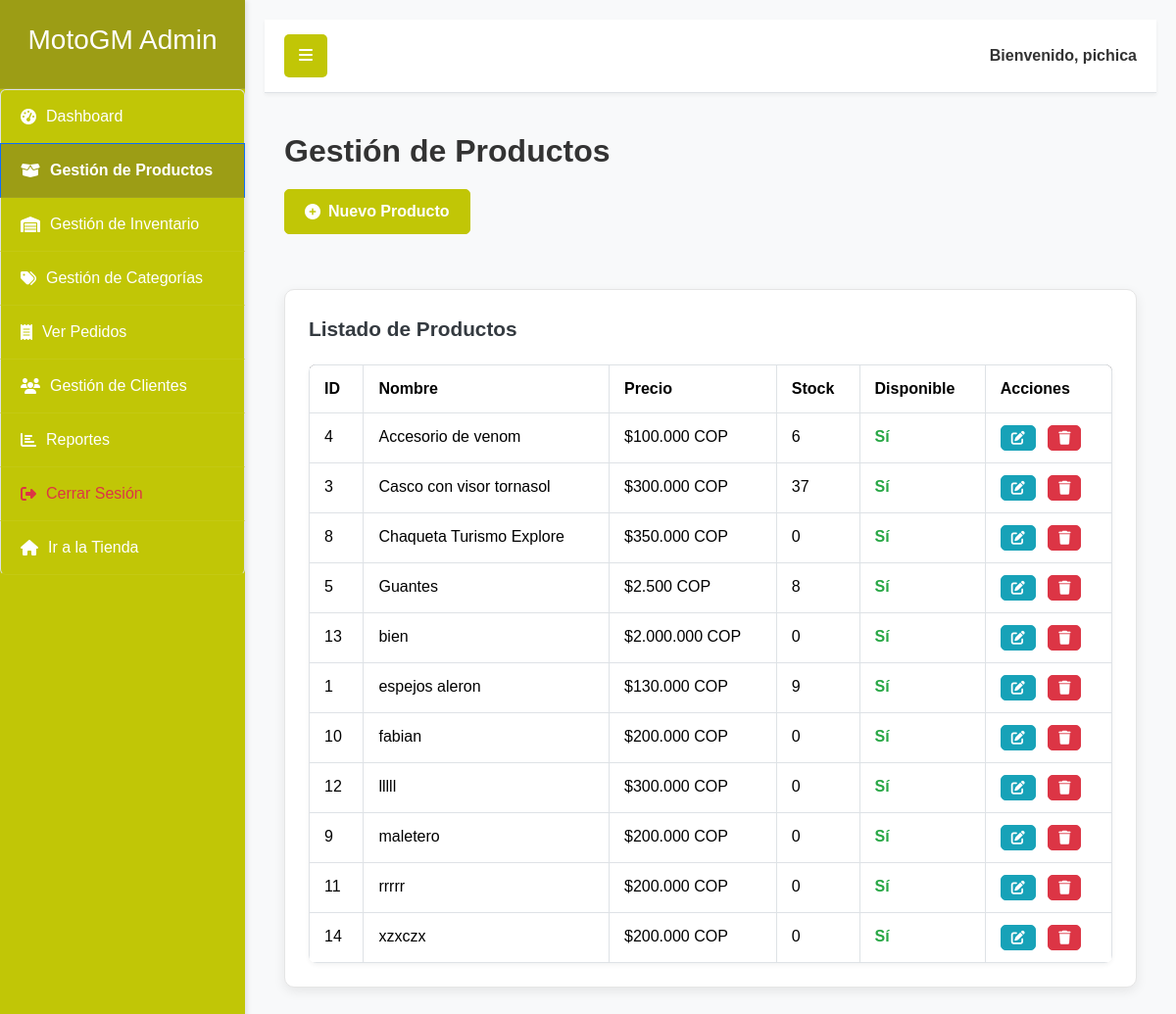
Page /dashboard_admin/productos/ (signed in) on the committed database.
### productos/models.py (models this page shows, shortened)
class Producto(models.Model):
    nombre = models.CharField(max_length=200)
    descripcion = models.TextField()
    precio = models.DecimalField(max_digits=12, decimal_places=0, verbose_name="Precio (COP)")
    imagen = models.ImageField(upload_to='productos/', null=True, blank=True) # Las imágenes se guardarán en media/productos/
    stock = models.IntegerField(default=0)
    disponible = models.BooleanField(default=True)
    fecha_creacion = models.DateTimeField(auto_now_add=True)
    ultima_actualizacion = models.DateTimeField(auto_now=True)
    categoria = models.ForeignKey(Categoria, on_delete=models.SET_NULL, null=True, blank=True, related_name='productos')
    class Meta:
        ordering = ['nombre'] # Ordena los productos por nombre por defecto

### dashboard_admin/views.py (the view)
# urls.py: path('productos/', views.producto_list, name='producto_list'),
@login_required
@user_passes_test(is_staff)
def producto_list(request):
    productos = Producto.objects.all().order_by('nombre')
    return render(request, 'dashboard_admin/producto_list.html', {'productos': productos})

### dashboard_admin/views.py (called while the page is built)
def is_staff(user):
    return user.is_staff

### productos/context_processors.py (called while the page is built)
def cart_item_count(request):
    cart_count = 0
    if request.user.is_authenticated:
        cart_count = CarritoItem.objects.filter(usuario=request.user).count() # o .aggregate(Sum('cantidad'))['cantidad__sum'] si quieres sumar las cantidades
    return {'cart_count': cart_count}

### dashboard_admin/templates/dashboard_admin/producto_list.html (shortened to what this page needs)
{% extends 'dashboard_admin/dashboard_base.html' %}
{% load humanize %}
    {% block dashboard_content %}
        <h1 class="content-title">Gestión de Productos</h1>
        <a href="{% url 'dashboard_admin:producto_create' %}" class="btn-custom btn-primary-custom mb-3">
            <i class="fas fa-plus-circle me-2"></i> Nuevo Producto
        </a>
        <div class="admin-card-unificado product-list-container-custom">
            <div class="admin-card-title">Listado de Productos</div>
            <div class="table-responsive">
                {% if productos %}
                    <div class="data-table-responsive">
                        <table class="table table-bordered">
                            <thead>
                                <tr>
                                    <th>ID</th>
                                    <th>Nombre</th>
                                    <th>Precio</th>
                                    <th>Stock</th>
                                    <th>Disponible</th>
                                    <th>Acciones</th>
                                </tr>
                            </thead>
                            <tbody>
                                {% for producto in productos %}
                                    <tr class="product-row-separator-custom">
                                        <td>{{ producto.pk }}</td>
                                        <td>{{ producto.nombre }}</td>
                                        <td>${{ producto.precio|intcomma }} COP</td>
                                        <td>{{ producto.stock }}</td>
                                        <td>
                                            {% if producto.disponible %}
                                                <span style="color: #28a745; font-weight: bold;">Sí</span>
                                            {% else %}
                                                <span style="color: #dc3545; font-weight: bold;">No</span>
                                            {% endif %}
                                        </td>
                                        <td>
                                            <a href="{% url 'dashboard_admin:producto_update' producto.pk %}" class="btn-custom btn-sm-custom btn-info-custom me-2" title="Editar">
                                                <i class="fas fa-edit"></i>
                                            </a>
                                            <form action="{% url 'dashboard_admin:producto_delete' producto.pk %}" method="post" class="d-inline" onsubmit="return confirm('¿Estás seguro de que quieres eliminar este producto?');">
                                                <button type="submit" class="btn-custom btn-sm-custom btn-danger-custom" title="Eliminar">
                                                    <i class="fas fa-trash"></i>
                                                </button>
                                            </form>
                                        </td>
                                    </tr>
                                {% endfor %}
                            </tbody>
                        </table>
                    </div>
                {% else %}
                    <div class="messages-container">
                        <li class="alert-info">No hay productos registrados aún.</li>
                    </div>
                {% endif %}
            </div>
        </div>
    {% endblock %}

### dashboard_admin/templates/dashboard_admin/dashboard_base.html (shortened to what this page needs)
{% load static %}
    <!DOCTYPE html>
    <html lang="es">
    <head>
        <link href="https://cdn.jsdelivr.net/npm/bootstrap@5.3.2/dist/css/bootstrap.min.css" rel="stylesheet">
        <link rel="stylesheet" href="https://cdnjs.cloudflare.com/ajax/libs/font-awesome/6.5.2/css/all.min.css" />
        <link rel="stylesheet" href="{% static 'dashboard_admin/styleadmin.css' %}">
    </head>
    <body>
        <div id="wrapper">
            <div class="sidebar-wrapper">
                <div class="sidebar-heading">
                    <h3>MotoGM Admin</h3>
                </div>
                <ul class="list-group">
                    <a href="{% url 'dashboard_admin:dashboard_home' %}" class="list-group-item {% if request.resolver_match.url_name == 'dashboard_home' %}active{% endif %}">
                        <i class="fas fa-tachometer-alt"></i> Dashboard
                    </a>
                    <a href="{% url 'dashboard_admin:producto_list' %}" class="list-group-item {% if 'producto' in request.resolver_match.url_name %}active{% endif %}">
                        <i class="fas fa-box-open"></i> Gestión de Productos
                    </a>
                    <a href="{% url 'inventario:historial_movimientos' %}" class="list-group-item {% if 'inventario' in request.resolver_match.url_name %}active{% endif %}">
                        <i class="fas fa-warehouse"></i> Gestión de Inventario
                    </a>
                    <a href="{% url 'dashboard_admin:categoria_list' %}" class="list-group-item {% if 'categoria' in request.resolver_match.url_name %}active{% endif %}">
                        <i class="fas fa-tags"></i> Gestión de Categorías
                    </a>
                    <a href="{% url 'dashboard_admin:ver_pedidos' %}" class="list-group-item {% if 'ver_pedidos' in request.resolver_match.url_name %}active{% endif %}">
                    <i class="fas fa-receipt"></i> Ver Pedidos
                    </a>
                    <a href="{% url 'dashboard_admin:ver_clientes' %}" class="list-group-item {% if 'ver_clientes' in request.resolver_match.url_name %}active{% endif %}">
                    <i class="fas fa-users"></i> Gestión de Clientes
                    </a>
                    <a href="{% url 'dashboard_admin:dashboard_reportes' %}" class="list-group-item {% if 'dashboard_reportes' in request.resolver_match.url_name %}active{% endif %}">
                    <i class="fas fa-chart-bar"></i> Reportes
                    </a>
                    <a href="{% url 'logout' %}" class="list-group-item text-danger">
                        <i class="fas fa-sign-out-alt"></i> Cerrar Sesión
                    </a>
                    <a href="{% url 'landing_page' %}" class="list-group-item">
                        <i class="fas fa-home"></i> Ir a la Tienda
                    </a>
                </ul>
            </div>
            <div id="page-content-wrapper">
                <nav class="main-navbar">
                    <button class="toggle-btn" id="sidebarToggle">
                        <i class="fas fa-bars"></i>
                    </button>
                    <div class="user-info">
                        Bienvenido, <strong>{{ request.user.username }}</strong>
                    </div>
                </nav>
                <div class="container-fluid-custom">
                    {% block dashboard_content %}{% endblock %}
                </div>
            </div>
        </div>
    </body>
    </html>

### dashboard_admin/static/dashboard_admin/styleadmin.css (style rules this page uses)
:root { --primary-red: #c1c606; --dark-red: #9c9d15; --light-gray: #f8f9fa; --border-color: #dee2e6; --text-color: #333; --white-text: #fff; --success-color: #28a745; --info-color: #17a2b8; --secondary-color: #6c757d; --warning-color: #ffc107; --danger-color: #dc3545; --dark-custom-color: #343a40; }
body { font-family: Arial, sans-serif; margin: 0; padding: 0; overflow-x: hidden; background-color: var(--light-gray); color: var(--text-color); }
#wrapper { display: flex; min-height: 100vh; width: 100%; transition: all 0.3s ease-in-out; }
.sidebar-wrapper { min-width: 250px; max-width: 250px; background-color: var(--primary-red); color: var(--white-text); transition: margin 0.25s ease-out; flex-shrink: 0; box-shadow: 2px 0 5px rgba(0,0,0,0.1); position: relative; z-index: 1000; }
.sidebar-wrapper .sidebar-heading { padding: 1.5rem 1rem; font-size: 1.5rem; text-align: center; background-color: var(--dark-red); border-bottom: 1px solid rgba(255,255,255,0.1); font-weight: bold; }
.sidebar-wrapper .list-group { list-style: none; padding: 0; margin: 0; width: 100%; }
.sidebar-wrapper .list-group-item { display: flex; align-items: center; background-color: var(--primary-red); color: var(--white-text); text-decoration: none; padding: 15px 20px; border-bottom: 1px solid rgba(255,255,255,0.05); transition: background-color 0.2s ease, color 0.2s ease; }
.sidebar-wrapper .list-group-item i { margin-right: 10px; }
.sidebar-wrapper .list-group-item.active { background-color: var(--dark-red); font-weight: bold; }
.sidebar-wrapper .list-group-item.text-danger { color: #ffcccc; }
#page-content-wrapper { width: 100%; min-width: 0; flex-grow: 1; padding: 20px; background-color: var(--light-gray); transition: margin-left 0.25s ease-out; }
.main-navbar { background-color: var(--white-text); border-bottom: 1px solid var(--border-color); padding: 15px 20px; display: flex; justify-content: space-between; align-items: center; margin-bottom: 20px; box-shadow: 0 2px 4px rgba(0,0,0,0.05); }
.main-navbar .toggle-btn { background-color: var(--primary-red); color: var(--white-text); border: none; padding: 10px 15px; border-radius: 5px; cursor: pointer; transition: background-color 0.2s ease; }
.main-navbar .user-info { color: var(--text-color); font-weight: bold; }
.container-fluid-custom { padding: 20px; }
.content-title { font-size: 2rem; color: var(--text-color); margin-bottom: 20px; font-weight: bold; }
.table-responsive { overflow-x: auto; margin-top: 20px; border-radius: 8px; box-shadow: 0 2px 5px rgba(0,0,0,0.05); }
.table { width: 100%; border-collapse: collapse; margin-bottom: 0; background-color: var(--white-text); }
.table thead { background-color: var(--dark-custom-color); color: var(--white-text); }
.table th, .table td { padding: 12px 15px; text-align: left; border-bottom: 1px solid var(--border-color); }
.table tbody tr:nth-of-type(even) { background-color: #f2f2f2; }
.table-bordered { border: 1px solid var(--border-color); }
.table-bordered th, .table-bordered td { border: 1px solid var(--border-color); }
.btn-custom { display: inline-flex; align-items: center; padding: 10px 20px; border-radius: 5px; text-decoration: none; font-weight: bold; cursor: pointer; transition: background-color 0.2s ease, color 0.2s ease, border-color 0.2s ease; border: 1px solid transparent; }
.btn-primary-custom { background-color: var(--primary-red); color: var(--white-text); border-color: var(--primary-red); }
.btn-info-custom { background-color: var(--info-color); color: var(--white-text); border-color: var(--info-color); }
.btn-danger-custom { background-color: var(--danger-color); color: var(--white-text); border-color: var(--danger-color); }
.btn-sm-custom { padding: 5px 10px; font-size: 0.875rem; }
.product-list-container-custom { width: 100%; margin: 40px auto; background: #fff; padding: 32px 40px; border-radius: 16px; box-shadow: 0 4px 24px rgba(0,0,0,0.08); }
.product-row-separator-custom { border-bottom: 2px solid #e0e0e0; }
@media (min-width: 1200px) { .product-list-container-custom { max-width: 1400px; padding: 40px 60px; } }
@media (min-width: 992px) { .main-navbar { flex-direction: row; justify-content: space-between; align-items: center; } }
@media (min-width: 992px) { .main-navbar .toggle-btn { width: auto; } }
@media (min-width: 992px) { .main-navbar .user-info { width: auto; text-align: right; } }

### rows in the picture
Producto: pk "4", nombre "Accesorio de venom", precio "100.000", stock "6", disponible "Sí"
Producto: pk "3", nombre "Casco con visor tornasol", precio "300.000", stock "37", disponible "Sí"
Producto: pk "8", nombre "Chaqueta Turismo Explore", precio "350.000", stock "0", disponible "Sí"
Producto: pk "5", nombre "Guantes", precio "2.500", stock "8", disponible "Sí"
Producto: pk "13", nombre "bien", precio "2.000.000", stock "0", disponible "Sí"
Producto: pk "1", nombre "espejos aleron", precio "130.000", stock "9", disponible "Sí"
Producto: pk "10", nombre "fabian", precio "200.000", stock "0", disponible "Sí"
Producto: pk "12", nombre "lllll", precio "300.000", stock "0", disponible "Sí"
Producto: pk "9", nombre "maletero", precio "200.000", stock "0", disponible "Sí"
Producto: pk "11", nombre "rrrrr", precio "200.000", stock "0", disponible "Sí"
Producto: pk "14", nombre "xzxczx", precio "200.000", stock "0", disponible "Sí"

### other values in the picture
{{ request.user.username }} "pichica"
